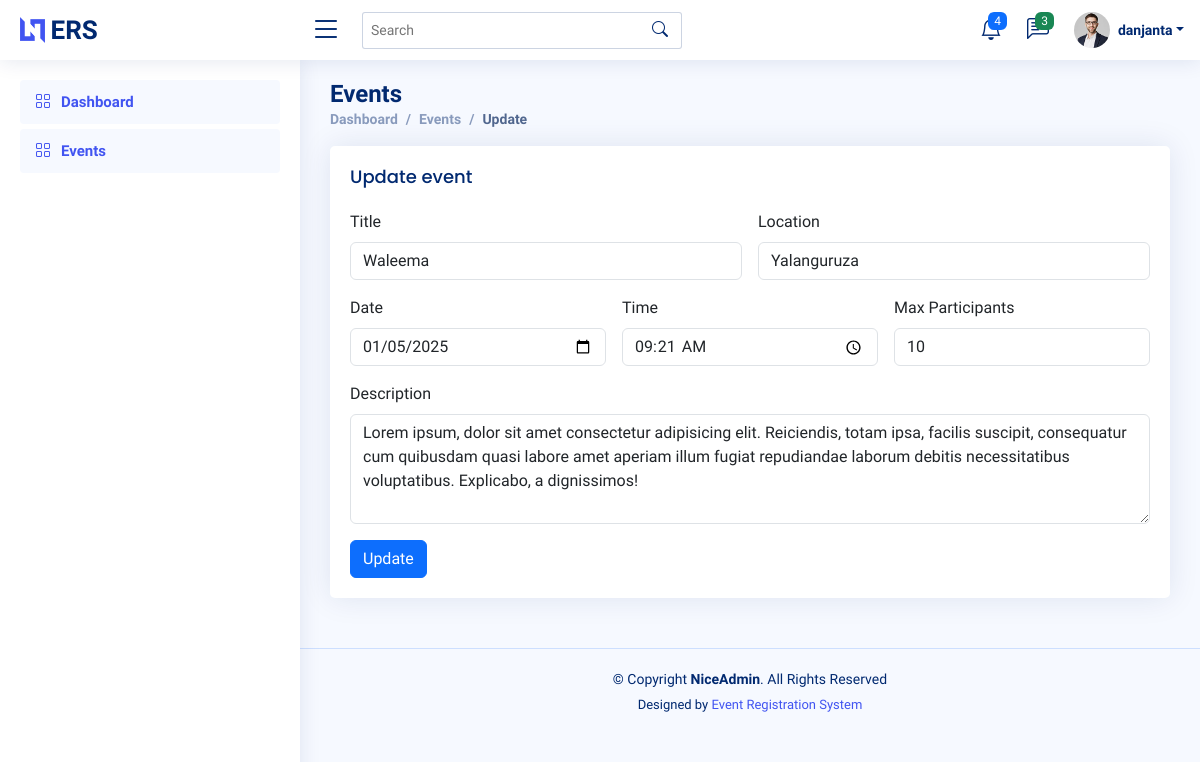
The app's page /events/update/2/ (signed in), older data.
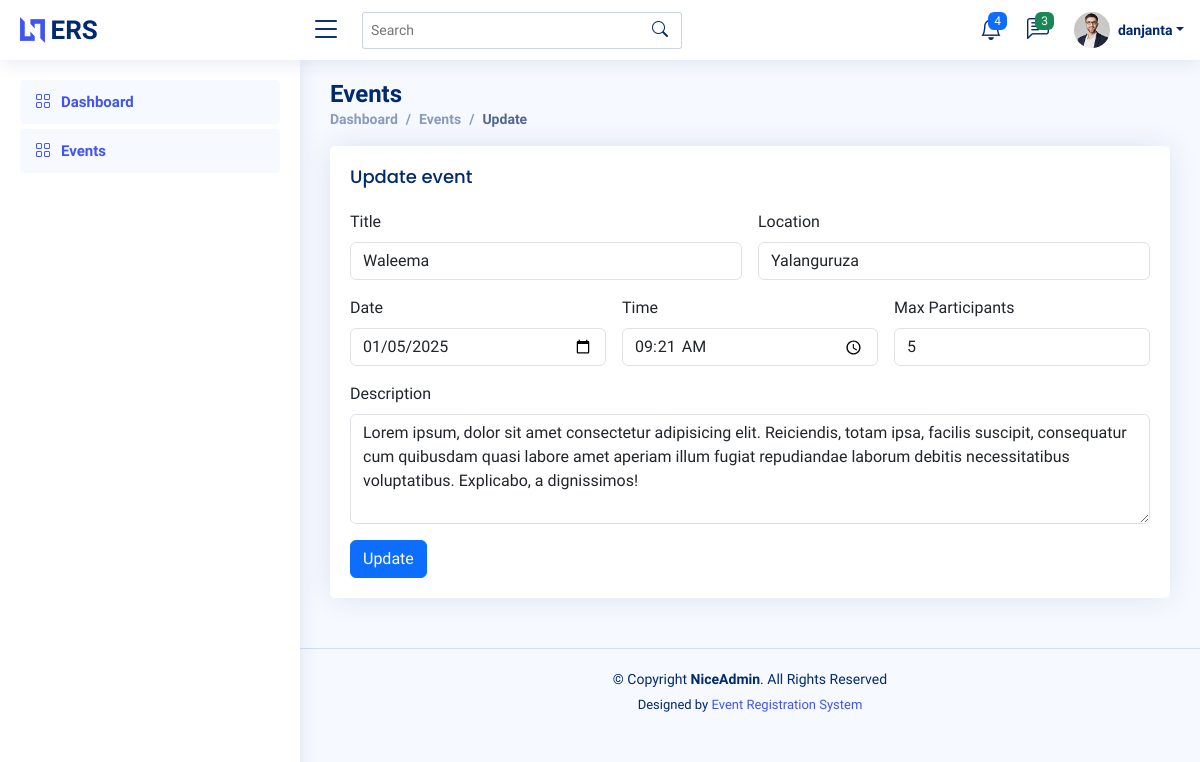
The same page, newer data.
### events/models.py (models this page shows, shortened)
class Event(models.Model):
    title = models.CharField(max_length=50)
    description = models.TextField()
    date = models.DateField()
    time = models.TimeField()
    location = models.CharField(max_length=200)
    max_participants = models.IntegerField()

### events/views.py (the view)
# urls.py: path('update/<int:pk>/', views.update_event, name='update'),
@login_required(login_url='/accounts/login')
def update_event(request, pk:int):
    try:
        event = Event.objects.get(pk=pk)
    except Event.DoesNotExist as error:
        return error
    form = EventForm(instance=event)
    if request.method == 'POST':
        form = EventForm(request.POST, instance=event)
        if form.is_valid():
            form.save()
            messages.success(request, 'Event updated successfully')
            return redirect('/events')
    return render(request, 'events/update.html', {'event': event}) # return eventCreation form with event instance

### templates/events/update.html (shortened to what this page needs)
{% extends "base.html" %}
{% block content %}
<main id="main" class="main">
    <div class="pagetitle">
      <h1>Events</h1>
      <nav>
        <ol class="breadcrumb">
          <li class="breadcrumb-item">
            <a href="{% url 'home' %}">Dashboard</a>
          </li>
          <li class="breadcrumb-item">
            <a href="{% url 'events:events' %}">Events</a>
          </li>
          <li class="breadcrumb-item active">Update</li>
        </ol>
      </nav>
    </div>
    <section class="section">
      <div class="card">
        <div class="card-body">
          <h5 class="card-title">Update event</h5>
          <form class="row g-3" action="." method="POST">
            <div class="col-md-6">
              <label for="title" class="form-label">Title</label>
              <input type="text" class="form-control" id="title" name="title" value="{{ event.title }}" required />
            </div>
            <div class="col-md-6">
              <label for="location" class="form-label">Location</label>
              <input type="text" class="form-control" id="location" name="location" value="{{ event.location }}" required />
            </div>
            <div class="col-md-4">
              <label for="date" class="form-label">Date</label>
              <input type="date" class="form-control" id="date" name="date" value="{{ event.date|date:'Y-m-d' }}" required />
            </div>
            <div class="col-md-4">
              <label for="time" class="form-label">Time</label>
              <input type="time" class="form-control" id="time" name="time" value="{{ event.time|time:'H:i' }}" required />
            </div>
            <div class="col-md-4">
              <label for="max_participants" class="form-label">Max Participants</label>
              <input type="number" class="form-control" id="max_participants" name="max_participants" value="{{ event.max_participants }}" required />
            </div>
            <div class="col-md-12">
              <label for="description" class="form-label">Description</label>
              <textarea name="description" id="description" placeholder="Description" rows="4" class="form-control">{{ event.description }}</textarea>
            </div>
            <div class="col-12">
              <button class="btn btn-primary" type="submit">Update</button>
            </div>
          </form>
        </div>
      </div>
    </section>
  </main>
{% endblock %}

Row changes from the older to the newer data that the page shows:
changed Event "Waleema": max_participants "10" → "5"
